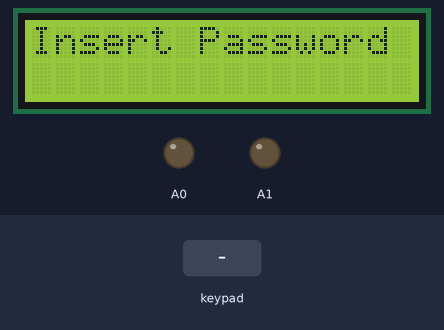
The sketch below on a simulated Arduino Uno, built with avr-gcc and run on an emulated ATmega328P. Parts: 16×2 character LCD, output pins drawn as LEDs (lit = HIGH). The test bench sets the inputs (shaded band).

Above: at 3.2 s.
3.3 s: keypad keys 7 6 5 4 pressed 0.4 s apart
At 6.2 s:
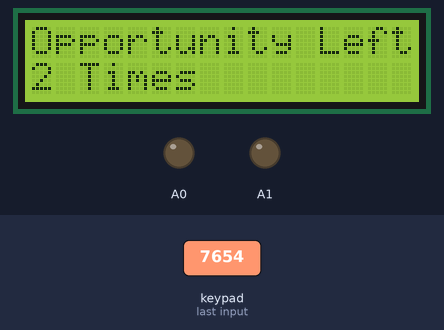
6.4 s: keypad keys 7 6 5 4 # pressed 0.4 s apart
At 8.4 s:
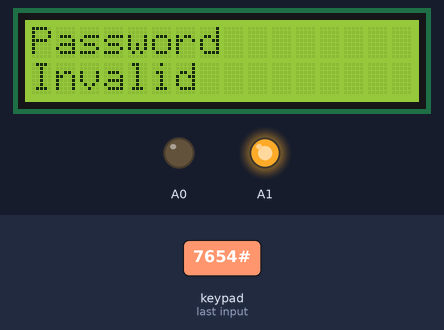
10.2 s: keypad keys 7 6 5 4 * pressed 0.4 s apart
At 13.8 s:
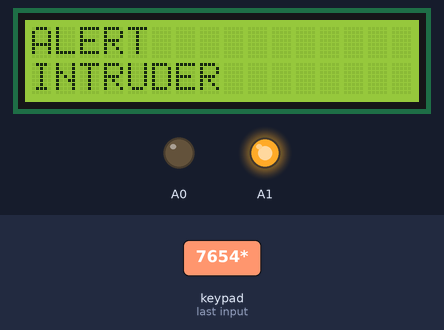
Timing chart, 0 to 21.2 s (numbered marks = the images above; inputs shaded):
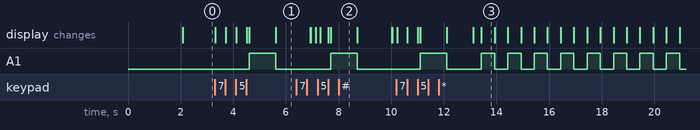

The sketch:

Arduino_2.ino
```cpp
#include <LiquidCrystal.h>
#include <Keypad.h>
#include <Wire.h>

int a=0, b=0, c=0, d=0;
int var=0;
int C1=8,C2=8,C3=8,C4=8;
char e='*';
int times=0,incorrect=0, correct = 0;
int warning=3;

LiquidCrystal lcd(8,9,10,11,12,13);

const byte ROWS= 4;
const byte COLS= 4;

char keys[ROWS][COLS]=
{
{'1', '2', '3', 'A'},
{'4', '5', '6', 'B'},
{'7', '8', '9', 'C'},
{'*', '0', '#', 'D'}
};

byte rowPins[ROWS]= {7,6,5,4};
byte colPins[COLS]= {3,2,1,0};
Keypad keypad = Keypad( makeKeymap(keys), rowPins, colPins, ROWS, COLS );

void setup()
{
  Serial.begin(9600); //mulai serial begin
   Wire.begin(1);      //kasih alamat ke Arduino satu ini
  pinMode(A0,OUTPUT);
  pinMode(A1,OUTPUT);
  lcd.begin(0,2);
  lcd.print("Smart Car");
  lcd.setCursor(0,1);
  lcd.print("Kelompok 8B");
  delay(2000);
  lcd.clear();
}

void loop()
{
  char key = keypad.getKey();
  if (key){
   lcd.setCursor(6+var,1);
   lcd.print(key),lcd.setCursor(6+var,1),lcd.print(e);
   key=key-48;
   var++;
   switch(var){
    case 1:
    a=key;
    break;
    case 2:
    b=key;
    break;
    case 3:
    c=key;
    break;
    case 4:
    d=key;
   delay(100);
  if(a==C1 && b==C2 && c==C3 && d==C4){
    lcd.clear();
    lcd.setCursor(0,0);
    lcd.print("Password");
    lcd.setCursor(0,1);
    lcd.print("Valid");
    correct = 1;
    digitalWrite(A0,HIGH);
    delay(1000);
    lcd.clear();
    digitalWrite(A0,LOW);

    Wire.requestFrom(3, 1);    // request
    int c= Wire.read(); // menerima info dari slave
    Serial.println(c);         // print di serial monitor
    Wire.requestFrom(2,1); //meminta data dari slave arduino
    						//dengan alamat 2 sebanyak 1 byte
    int d = Wire.read();
   	Serial.println(d);		//untuk print di serial monitor


    if(c !=0 && d !=0){

      while(true){
    lcd.setCursor(0,0);
    lcd.print("Status Sensor: ");
    lcd.setCursor(0,1);
    lcd.print("aktif");
    delay(3000);
    lcd.clear();

    lcd.setCursor(0,0);
    lcd.print("Jarak Objek: ");
    lcd.setCursor(0,1);
    lcd.print(c);
    lcd.print("cm");
    delay(3000);
    lcd.clear();

    lcd.setCursor(0,0);
    lcd.print("Suhu : ");
    lcd.setCursor(0,1);
    lcd.print(d);
    lcd.print(" Celcius");
    delay(3000);
      }
    }
  }
  else{
    lcd.clear();
    lcd.setCursor(0,0);
    lcd.print("Password");
    lcd.setCursor(0,1);
    lcd.print("Invalid");
    digitalWrite(A1,HIGH);
    delay(1000);
    lcd.clear();
    digitalWrite(A1,LOW);
    }

  if(a==C1 && b==C2 && c==C3 && d==C4){
      times=0;
      warning=3;
    }
  else{
      times ++;
      warning --;
      lcd.setCursor(0,0);
      lcd.print("Opportunity Left");
      lcd.setCursor(0,1);
      lcd.print(warning);
      lcd.setCursor(2,1);
      lcd.print("Times");
      delay(1000);
       if(warning==0){
          lcd.clear();
          lcd.setCursor(0,0);
          lcd.print("ALARM");
          lcd.setCursor(0,1);
          lcd.print("ACTIVATED");
        }
      delay(300);lcd.clear();
      }

  while(times>=3){
      lcd.setCursor(0,0),lcd.print("ALERT");
      lcd.setCursor(0,1),lcd.print("INTRUDER");
      digitalWrite(A1,HIGH);
      delay(500);
      lcd.clear();
      digitalWrite(A1,LOW);
      delay(500);
  }

   var=0;
   lcd.clear();

  break;
  }

 }
 if(correct == 0){lcd.setCursor(0,0),lcd.print("Insert Password");}
//untuk loop selama password yang dimasukan belum benar
  delay(2);
}
```

Measured:
- after the input at 3.3 s, A1: LOW → HIGH after 1.3 s, → LOW 1.0 s later; the display: first changes at once (image 1 shows a later state)
- after the input at 6.4 s, A1: LOW → HIGH after 1.3 s, → LOW 1.0 s later; the display: first differs from a run without the input after 0.55 s (image 2 shows a later state)
- after the input at 10.2 s, A1: goes HIGH 1.0 s, LOW 1.3 s, 7 × (HIGH 0.50 s, LOW 0.50 s), HIGH 0.50 s, then LOW, starting after 0.91 s; the display: first changes at once (image 3 shows a later state)
- what the display in image 3 shows lasts 0.5 s, from 13.4 s to 13.9 s
